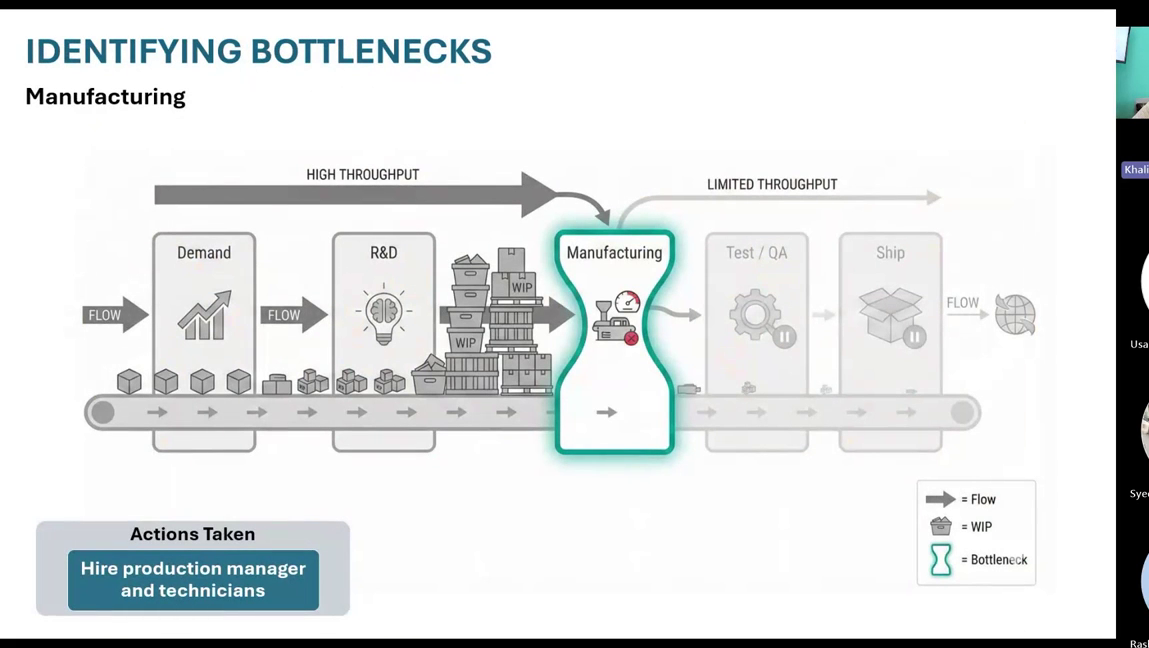
#> input picture Original.png, 1149 x 648 px
$ python -i content_analyzer.py   (imports and definitions only)
#> lines starting #> are read from the running program, lines starting #| are printed output that depends on the picture; after the words box and inside, x2 and y2 are one past the last pixel; in counts of white or black regions, pixels touching at a corner belong together
"""
Content analysis module
Analyzes frame content to detect diagram-like structures
"""
import cv2
import numpy as np
from typing import Dict, List, Tuple
import config


class ContentAnalyzer:
    """Analyzes content to identify diagram-like structures"""

    def __init__(self):
        """Initialize content analyzer"""
        self.canny_low = config.CANNY_LOW_THRESHOLD
        self.canny_high = config.CANNY_HIGH_THRESHOLD
        self.min_contour_area = config.MIN_CONTOUR_AREA
        self.min_edge_density = config.MIN_EDGE_DENSITY
        self.min_contour_count = config.MIN_CONTOUR_COUNT
        self.min_shape_variety = config.MIN_SHAPE_VARIETY

    def analyze(self, frame: np.ndarray) -> Dict:
        """
        Analyze frame content for diagram-like features

        Args:
            frame: Input frame

        Returns:
            Dictionary with analysis results
        """
        # Convert to grayscale
        gray = cv2.cvtColor(frame, cv2.COLOR_BGR2GRAY) if len(frame.shape) == 3 else frame

        # Edge detection
        edges = cv2.Canny(gray, self.canny_low, self.canny_high)
        edge_density = np.sum(edges > 0) / edges.size

        # Find contours
        contours, _ = cv2.findContours(edges, cv2.RETR_EXTERNAL, cv2.CHAIN_APPROX_SIMPLE)

        # Filter contours by area
        significant_contours = [c for c in contours if cv2.contourArea(c) >= self.min_contour_area]

        # Analyze shapes
        shape_analysis = self._analyze_shapes(significant_contours, gray.shape)

        # Calculate complexity metrics
        complexity_score = self._calculate_complexity(edges, significant_contours, gray.shape)

        # Detect geometric structures
        geometric_features = self._detect_geometric_structures(edges, gray)

        # Calculate overall diagram score
        diagram_score = self._calculate_diagram_score(
            edge_density,
            len(significant_contours),
            shape_analysis,
            complexity_score,
            geometric_features
        )

        return {
            'edge_density': edge_density,
            'contour_count': len(significant_contours),
            'shape_analysis': shape_analysis,
            'complexity_score': complexity_score,
            'geometric_features': geometric_features,
            'diagram_score': diagram_score,
            'is_diagram_like': diagram_score >= config.MIN_COMPLETENESS_SCORE
        }

    def _analyze_shapes(self, contours: List, image_shape: Tuple[int, int]) -> Dict:
        """
        Analyze shapes in contours

        Args:
            contours: List of contours
            image_shape: Shape of image (height, width)

        Returns:
            Dictionary with shape analysis
        """
        if not contours:
            return {
                'circles': 0,
                'rectangles': 0,
                'lines': 0,
                'complex_shapes': 0,
                'shape_variety': 0
            }

        circles = 0
        rectangles = 0
        lines = 0
        complex_shapes = 0

        for contour in contours:
            area = cv2.contourArea(contour)
            if area < self.min_contour_area:
                continue

            # Approximate contour
            epsilon = 0.02 * cv2.arcLength(contour, True)
            approx = cv2.approxPolyDP(contour, epsilon, True)

            # Check shape type
            if len(approx) == 2:
                lines += 1
            elif len(approx) == 4:
                # Check if it's roughly rectangular
                x, y, w, h = cv2.boundingRect(contour)
                aspect_ratio = float(w) / h if h > 0 else 0
                rect_area = w * h
                extent = float(area) / rect_area if rect_area > 0 else 0

                if extent > 0.7:  # Close to rectangular
                    rectangles += 1
                else:
                    complex_shapes += 1
            elif len(approx) >= 8:
                # Check if it's roughly circular
                (x, y), radius = cv2.minEnclosingCircle(contour)
                circle_area = np.pi * radius * radius
                extent = float(area) / circle_area if circle_area > 0 else 0

                if extent > 0.7:  # Close to circular
                    circles += 1
                else:
                    complex_shapes += 1
            else:
                complex_shapes += 1

        # Calculate shape variety
        shape_types = sum([
            1 if circles > 0 else 0,
            1 if rectangles > 0 else 0,
            1 if lines > 0 else 0,
            1 if complex_shapes > 0 else 0
        ])

        return {
            'circles': circles,
            'rectangles': rectangles,
            'lines': lines,
            'complex_shapes': complex_shapes,
            'shape_variety': shape_types
        }

    def _detect_geometric_structures(self, edges: np.ndarray, gray: np.ndarray) -> Dict:
        """
        Detect geometric structures (lines, circles) using Hough transforms

        Args:
            edges: Edge image
            gray: Grayscale image

        Returns:
            Dictionary with geometric features
        """
        # Hough lines
        lines = cv2.HoughLinesP(edges, 1, np.pi/180, threshold=50, minLineLength=30, maxLineGap=10)
        line_count = len(lines) if lines is not None else 0

        # Hough circles
        circles = cv2.HoughCircles(
            gray, cv2.HOUGH_GRADIENT, dp=1, minDist=30,
            param1=50, param2=30, minRadius=5, maxRadius=100
        )
        circle_count = len(circles[0]) if circles is not None else 0

        # Detect grid-like patterns (multiple parallel lines)
        grid_score = 0.0
        if lines is not None and len(lines) > 5:
            # Check for parallel lines (similar angles)
            angles = []
            for line in lines:
                x1, y1, x2, y2 = line[0]
                angle = np.arctan2(y2 - y1, x2 - x1) * 180 / np.pi
                angles.append(angle)

            # Group similar angles
            angle_groups = {}
            for angle in angles:
                rounded = round(angle / 10) * 10
                angle_groups[rounded] = angle_groups.get(rounded, 0) + 1

            # If many lines have similar angles, might be a grid
            max_group_size = max(angle_groups.values()) if angle_groups else 0
            if max_group_size > 3:
                grid_score = min(max_group_size / 10.0, 1.0)

        return {
            'line_count': line_count,
            'circle_count': circle_count,
            'grid_score': grid_score,
            'has_geometric_structure': line_count > 5 or circle_count > 2 or grid_score > 0.3
        }

    def _calculate_complexity(self, edges: np.ndarray, contours: List, image_shape: Tuple[int, int]) -> float:
        """
        Calculate complexity score of the content

        Args:
            edges: Edge image
            contours: List of contours
            image_shape: Shape of image

        Returns:
            Complexity score (0-1)
        """
        if not contours:
            return 0.0

        # Edge density component
        edge_density = np.sum(edges > 0) / edges.size
        edge_score = min(edge_density / 0.1, 1.0)  # Normalize

        # Contour count component
        contour_score = min(len(contours) / 20.0, 1.0)  # Normalize

        # Contour area distribution
        areas = [cv2.contourArea(c) for c in contours]
        if areas:
            area_variance = np.var(areas) / (np.mean(areas) ** 2 + 1e-6)
            variance_score = min(area_variance, 1.0)
        else:
            variance_score = 0.0

        # Combined complexity
        complexity = (edge_score * 0.4 + contour_score * 0.3 + variance_score * 0.3)

        return complexity

    def _calculate_diagram_score(
        self,
        edge_density: float,
        contour_count: int,
        shape_analysis: Dict,
        complexity_score: float,
        geometric_features: Dict
    ) -> float:
        """
        Calculate overall diagram likelihood score

        Args:
            edge_density: Edge density
            contour_count: Number of contours
            shape_analysis: Shape analysis results
            complexity_score: Complexity score
            geometric_features: Geometric features

        Returns:
            Diagram score (0-1)
        """
        # Edge density component
        edge_score = 1.0 if edge_density >= self.min_edge_density else edge_density / self.min_edge_density

        # Contour count component
        contour_score = 1.0 if contour_count >= self.min_contour_count else contour_count / self.min_contour_count

        # Shape variety component
        shape_variety = shape_analysis['shape_variety']
        variety_score = 1.0 if shape_variety >= self.min_shape_variety else shape_variety / self.min_shape_variety

        # Geometric structure component
        geo_score = 1.0 if geometric_features['has_geometric_structure'] else 0.5

        # Weighted combination
        diagram_score = (
            edge_score * 0.25 +
            contour_score * 0.25 +
            variety_score * 0.25 +
            complexity_score * 0.15 +
            geo_score * 0.10
        )

        return min(diagram_score, 1.0)

>>> import cv2
>>> picture = cv2.imread('Original.png')
#> picture is the input picture: shape (648, 1149, 3); mean B, G, R 225.3, 224.9, 221.7
>>> result = ContentAnalyzer().analyze(picture)
#> in analyze, `gray = cv2.cvtColor(frame, cv2.COLOR_BGR2GRAY) if len(frame.shape) == ..`:
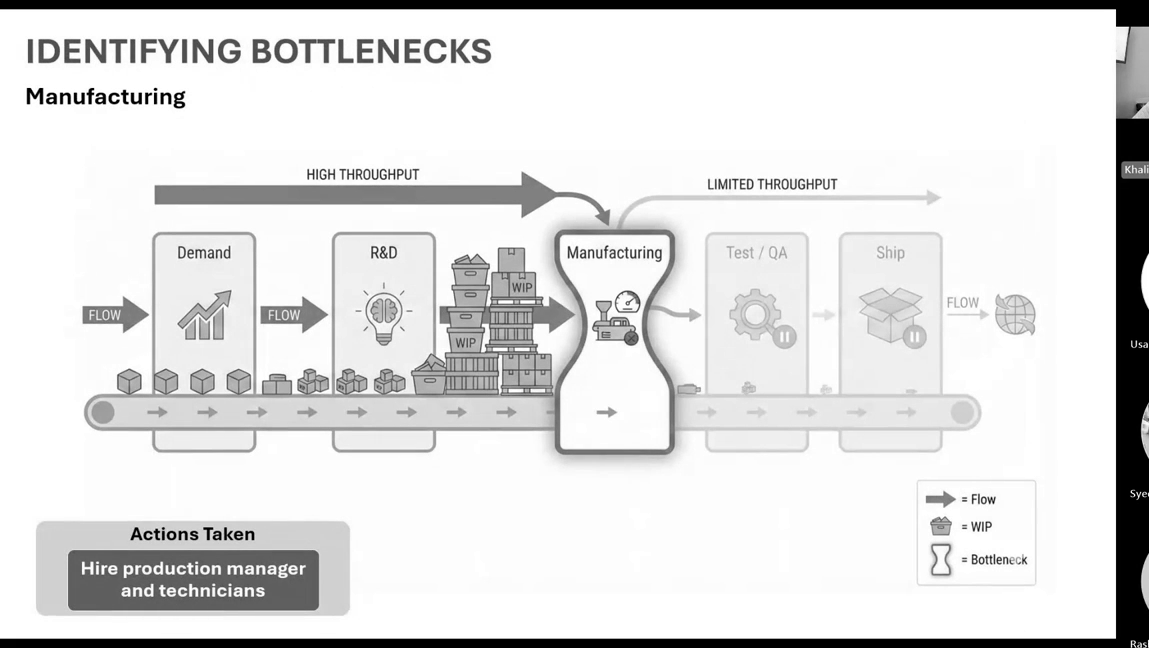
#> gray: shape (648, 1149); min 0, max 255, mean 224
#> in analyze, `edges = cv2.Canny(gray, self.canny_low, self.canny_high)`:
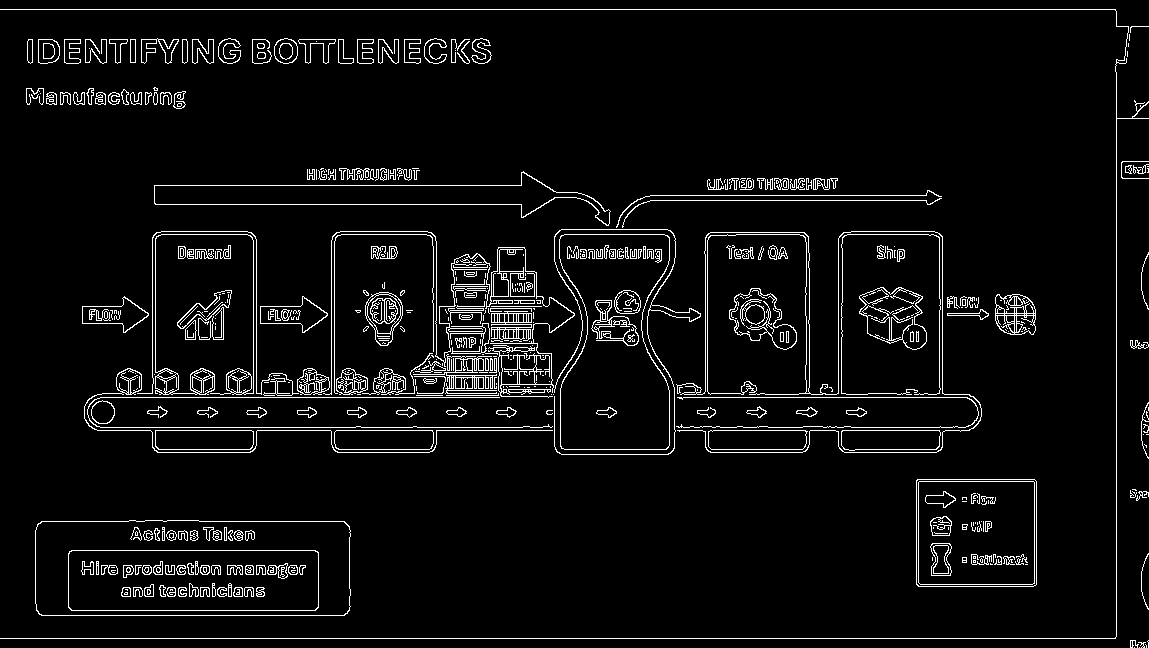
#> edges: shape (648, 1149); 5.1% white in thin lines or dots
#> in analyze, `edge_density = np.sum(edges > 0) / edges.size`: edge_density = 0.0511
#> in analyze, `contours, _ = cv2.findContours(edges, cv2.RETR_EXTERNAL, cv2.CHAIN_APP..`: contours = 315 contours, 210 with area under 20; largest, box (x1, y1, x2, y2) and area: (35, 520, 351, 616) 29520, (559, 234, 670, 450) 19258, (916, 479, 1037, 587) 12832, (154, 171, 611, 226) 8313, (859, 287, 927, 350) 2886
#> in analyze, `significant_contours = [c for c in contours if cv2.contourArea(c) >= s..`: significant_contours = 54 contours; largest, box (x1, y1, x2, y2) and area: (35, 520, 351, 616) 29520, (559, 234, 670, 450) 19258, (916, 479, 1037, 587) 12832, (154, 171, 611, 226) 8313, (859, 287, 927, 350) 2886
#> the loop in _analyze_shapes, `for contour in contours:` made 54 passes
#> (area, epsilon, approx, x, y, w, h, aspect_ratio) on passes 1, 2, 4, 5, 6, 20, 45: (29519.5, 16.21, [[35, 530], [41, 615], [350, 606], [344, 521]], 35, 520, 316, 96, 3.29), (12832.5, 9, [[916, 480], [918, 586], [1036, 584], [1034, 479]], 916, 479, 121, 108, 1.12), (1843, 4.64, [[708, 446], [802, 449], [807, 431], [710, 430]], 708, 430, 100, 20, 5), (1859.5, 4.61, [[334, 432], [338, 449], [429, 449], [432, 430]], 334, 430, 100, 20, 5), (1849.5, 4.6, [[155, 430], [158, 449], [250, 449], [251, 430]], 155, 430, 99, 20, 4.95), (150.5, 1.07, [[195, 320], [185, 329], [185, 339], [195, 339]], 185, 320, 12, 20, 0.6), (115, 1.12, [[130, 39], [130, 62], [135, 62], [135, 39]], 130, 39, 6, 24, 0.25)
#> (area, epsilon, x, y, radius, circle_area, extent, circles) on passes 13, 52: (423.5, 1.55, 102.5, 411.7, 12.2, 467.7, 0.906, 1), (477, 1.64, 285.5, 50.68, 13.05, 535.2, 0.891, 2)
#> after the loop in _analyze_shapes, `for contour in contours:`: circles = 2; complex_shapes = 46; lines = 0; rectangles = 6
#> in _analyze_shapes, `shape_types = sum([ 1 if circles > 0 else 0, 1 if rectangles > 0 else ..`: shape_types = 3
#> in analyze, `shape_analysis = self._analyze_shapes(significant_contours, gray.shape)`: shape_analysis = {'circles': 2, 'rectangles': 6, 'lines': 0, 'complex_shapes': 46, 'shape_variety': 3}
#> in _calculate_complexity, `edge_density = np.sum(edges > 0) / edges.size`: edge_density = 0.0511
#> in _calculate_complexity, `edge_score = min(edge_density / 0.1, 1.0)`: edge_score = 0.511
#> in _calculate_complexity, `contour_score = min(len(contours) / 20.0, 1.0)`: contour_score = 1
#> in _calculate_complexity, `areas = [cv2.contourArea(c) for c in contours]`: areas = 54 values, max 29519.5 at index 0, min 100 at index 6, mean 1864.4
#> in _calculate_complexity, `area_variance = np.var(areas) / (np.mean(areas) ** 2 + 1e-6)`: area_variance = 7.08
#> in _calculate_complexity, `variance_score = min(area_variance, 1.0)`: variance_score = 1
#> in _calculate_complexity, `complexity = (edge_score * 0.4 + contour_score * 0.3 + variance_score ..`: complexity = 0.805
#> in _detect_geometric_structures, `lines = cv2.HoughLinesP(edges, 1, np.pi/180, threshold=50, minLineLeng..`: lines = 446 rows, first 6: [0, 638, 1115, 638], [0, 9, 1115, 9], [91, 397, 499, 397], [91, 427, 560, 427], [97, 430, 560, 430], [1116, 636, 1116, 59]
#> in _detect_geometric_structures, `line_count = len(lines) if lines is not None else 0`: line_count = 446
#> in _detect_geometric_structures, `circles = cv2.HoughCircles( gray, cv2.HOUGH_GRADIENT, dp=1, minDist=30..`: circles = 105 rows, first 8: [403.5, 330.5, 99.4], [609.5, 346.5, 97.2], [419.5, 297.5, 99.4], [578.5, 371.5, 82.9], [368.5, 330.5, 99.4], [482.5, 345.5, 49.9], [441.5, 337.5, 59.8], [728.5, 312.5, 80.7]
#> in _detect_geometric_structures, `circle_count = len(circles[0]) if circles is not None else 0`: circle_count = 105
#> the loop in _detect_geometric_structures, `for line in lines:` made 446 passes
#> (x1, y1, x2, y2, angle) on passes 1 to 3: (0, 638, 1115, 638, 0), (0, 9, 1115, 9, 0), (91, 397, 499, 397, 0)
#> the loop in _detect_geometric_structures, `for angle in angles:` made 446 passes
#> angle on passes 2 to 4: 0, 0, 0
